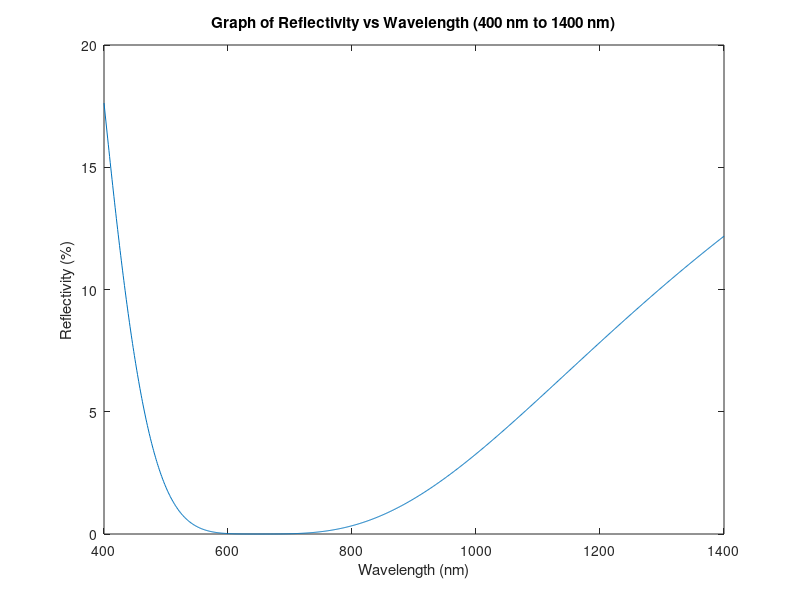

Here is the MATLAB script that generated this plot:
j = 1j;        
n_0 = 1;    
n_1 = 1.4;    
n_2 = 2.62; 
n_3 = 3.5; 

Lambda_C = 650;
Lambda_Start = 400;
Lambda_End = 1400;
Lambda_Range = Lambda_Start:Lambda_End;

r01 = (n_0 - n_1)/(n_0 + n_1);
r12 = (n_1 - n_2)/(n_1 + n_2);
r2S = (n_2 - n_3)/(n_2 + n_3); 

t01 = 2*n_0/(n_0 + n_1);
t12 = 2*n_1/(n_1 + n_2);
t2S = 2*n_2/(n_2 + n_3);

Q01 = (1/t01)*([1 r01; r01 1]);
Q12 = (1/t12)*([1 r12; r12 1]);
Q2S = (1/t2S)*([1 r2S; r2S 1]);

Deltas = (pi/2)*(Lambda_C./Lambda_Range);
P1 = [exp(j*Deltas); exp(-j*Deltas)];

Reflectance = zeros(size(Lambda_Range));
Power = zeros(size(Lambda_Range));

for i = 1:length(Lambda_Range)
    Lambda = Lambda_Range(i);
    P_Matrix = [P1(1, i) 0; 0 P1(2, i)];
    
    T = Q01*P_Matrix*Q12*P_Matrix*Q2S;
    Gamma = T(2,1)/T(1,1);
    
    Reflectance(i) = abs(Gamma)^2;
    Trans = abs(1/T(1,1))^2/(n_0/n_3);
    IRRAD = (6.16*10^15)/((Lambda^5)*(exp(2484/Lambda)-1));
    Power(i) = Trans * IRRAD; 
end

plot(Lambda_Range, Reflectance*100);
title('Graph of Reflectivity vs Wavelength (400 nm to 1400 nm)');
xlabel('Wavelength (nm)');
ylabel('Reflectivity (%)');
xlim([Lambda_Start,Lambda_End]);
fprintf('Total Power in Watts = %f\n', sum(Power));